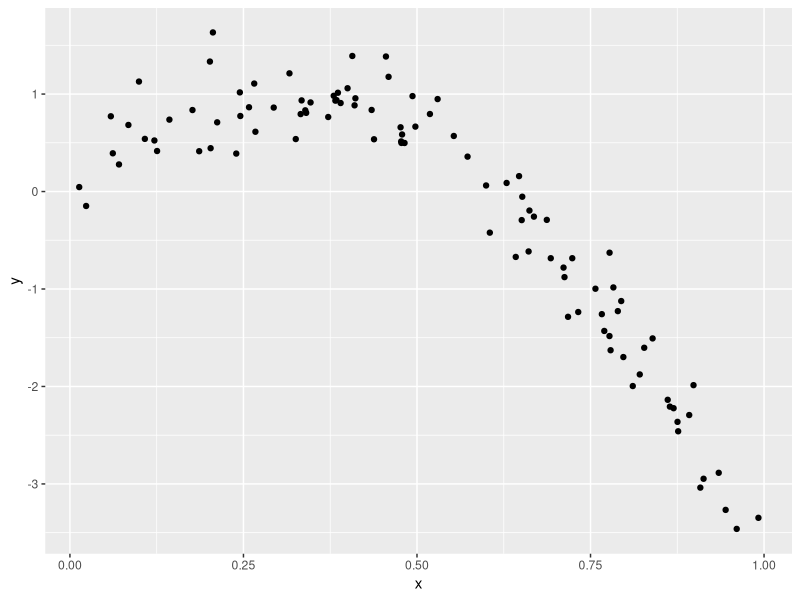
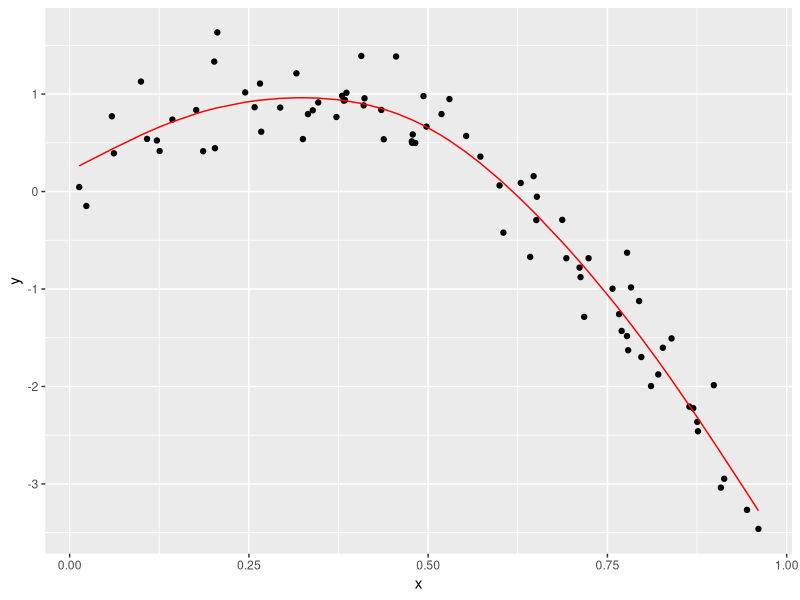
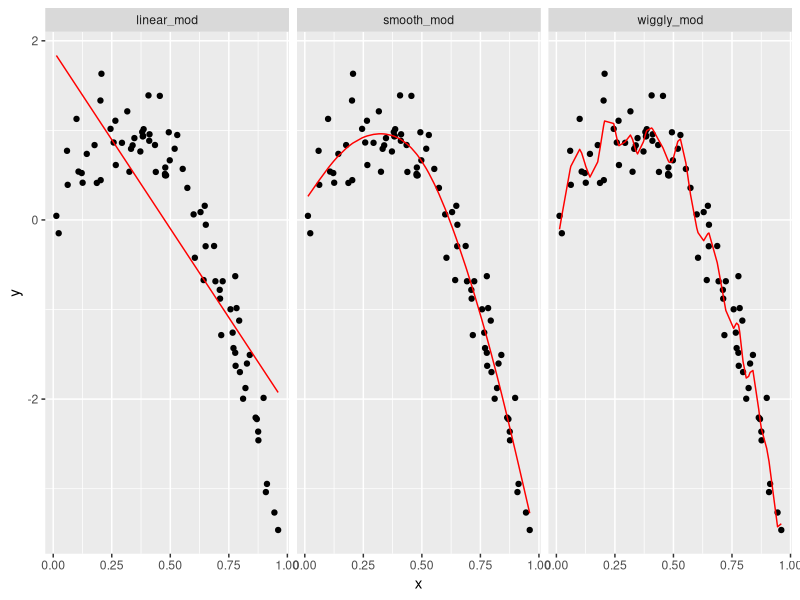

Write the R code that produced these figures, in order.
## ---- chunk 1
knitr::opts_chunk$set(echo = TRUE)

library(tidyverse)
library(modelr)
library(mgcv)

set.seed(1)
## ---- chunk 2
nonlin_df = 
  tibble(
    id = 1:100,
    x = runif(100, 0, 1),
    y = 1 - 10 * (x - .3) ^ 2 + rnorm(100, 0, .3)
  )

nonlin_df %>% 
  ggplot(aes(x = x, y = y)) + 
  geom_point()
## ---- chunk 3
train_df = sample_n(nonlin_df, size = 80)
test_df = anti_join(nonlin_df, train_df, by = "id")
## ---- chunk 4
linear_mod = lm(y ~ x, data = train_df)
smooth_mod = gam(y ~ s(x), data = train_df)
wiggly_mod = gam(y ~ s(x, k = 30), sp = 10e-6, data = train_df)
## ---- chunk 5
train_df %>% 
  add_predictions(smooth_mod) %>% 
  ggplot(aes(x = x, y = y)) +
  geom_point() +
  geom_line(aes(y = pred), color = "red")
## ---- chunk 6
train_df %>% 
  gather_predictions(linear_mod, smooth_mod, wiggly_mod) %>% 
  ggplot(aes(x = x, y = y)) +
  geom_point() +
  geom_line(aes(y = pred), color = "red") +
  facet_grid(. ~ model)
## ---- chunk 7
rmse(linear_mod, test_df)
rmse(smooth_mod, test_df)
rmse(wiggly_mod, test_df)
